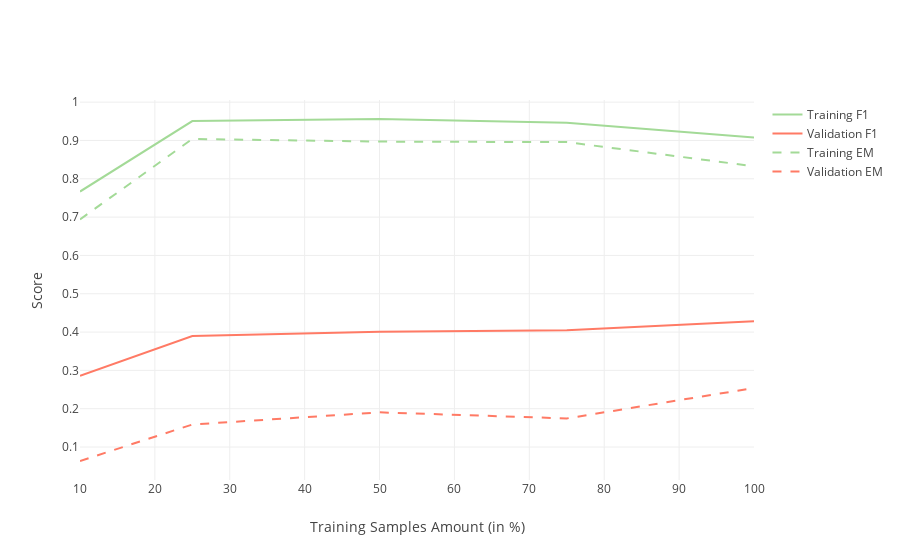

Notebook source saved alongside this figure:
### Markdown cell above
### Curvas de Aprendizado sem K-Fold e sem ELMo, com Word Embeddings de 600 dimensões e respostas adicionais para treino e dev.

### Code cell
metrics_single_fold_no_elmo_path = "{}/metrics/single_fold_no_elmo".format(os.getcwd())
plot_single_fold(metrics_single_fold_no_elmo_path)

### Figure 1 — Plotly figure (JSON) as saved in the notebook; plotly's stock layout.template omitted (floating-point values rounded to 4 significant figures)
{"data": [{"line": {"color": "rgb(163,218,151)"}, "mode": "lines", "name": "Training F1", "type": "scatter", "uid": "178fad58-ef4d-4e9d-b922-149de0ba2eea", "x": ["10", "25", "50", "75", "100"], "y": [0.7667, 0.9507, 0.9561, 0.9461, 0.9081]}, {"line": {"color": "rgb(255,122,101)"}, "mode": "lines", "name": "Validation F1", "type": "scatter", "uid": "159b2304-e9d5-4ce2-922d-de80a545915c", "x": ["10", "25", "50", "75", "100"], "y": [0.2859, 0.3897, 0.4006, 0.405, 0.428]}, {"line": {"color": "rgb(163,218,151)", "dash": "dash"}, "mode": "lines", "name": "Training EM", "type": "scatter", "uid": "0367a87a-7627-436a-95f0-3e62e0559377", "x": ["10", "25", "50", "75", "100"], "y": [0.6941, 0.9041, 0.8971, 0.8958, 0.8327]}, {"line": {"color": "rgb(255,122,101)", "dash": "dash"}, "mode": "lines", "name": "Validation EM", "type": "scatter", "uid": "adcb2e8f-f2d0-4453-8e2e-a09a7f6dd7f8", "x": ["10", "25", "50", "75", "100"], "y": [0.06349, 0.1587, 0.1905, 0.1746, 0.254]}], "layout": {"title": {"text": ""}, "xaxis": {"title": {"text": "Training Samples Amount (in %)"}}, "yaxis": {"title": {"text": "Score"}}}}
